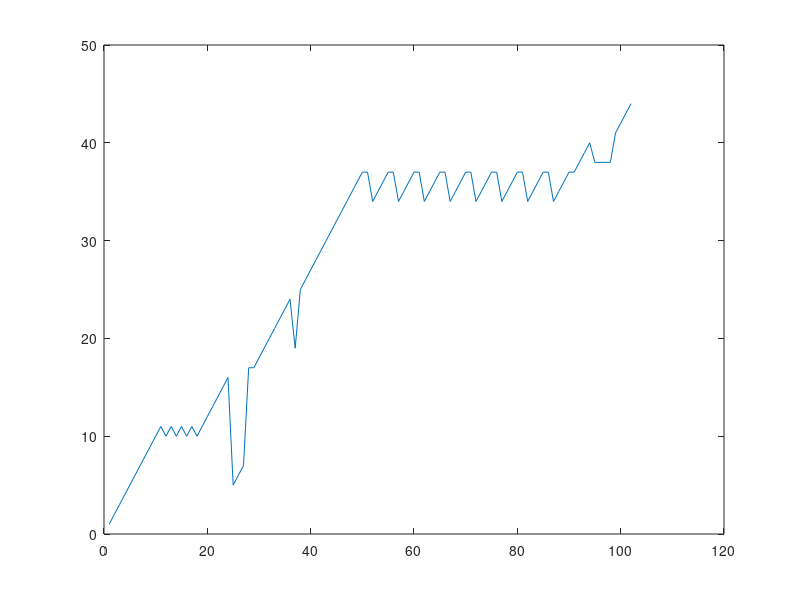
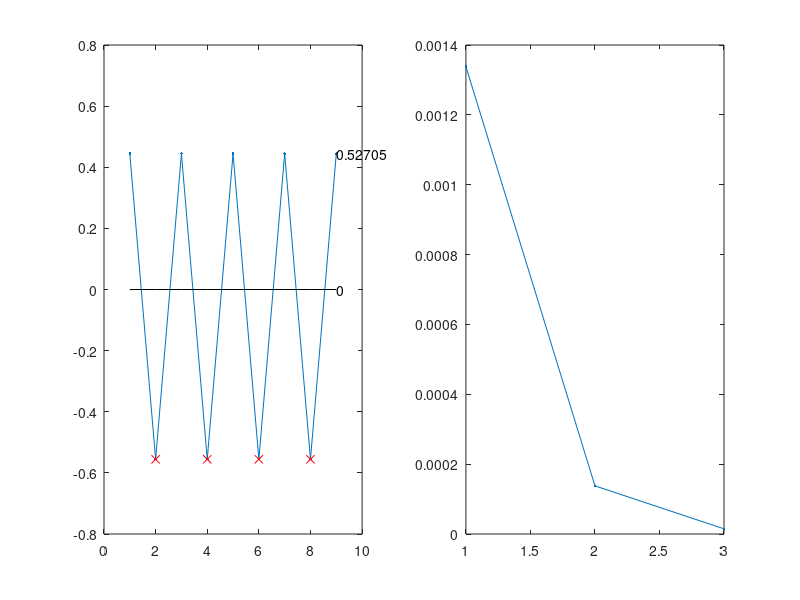
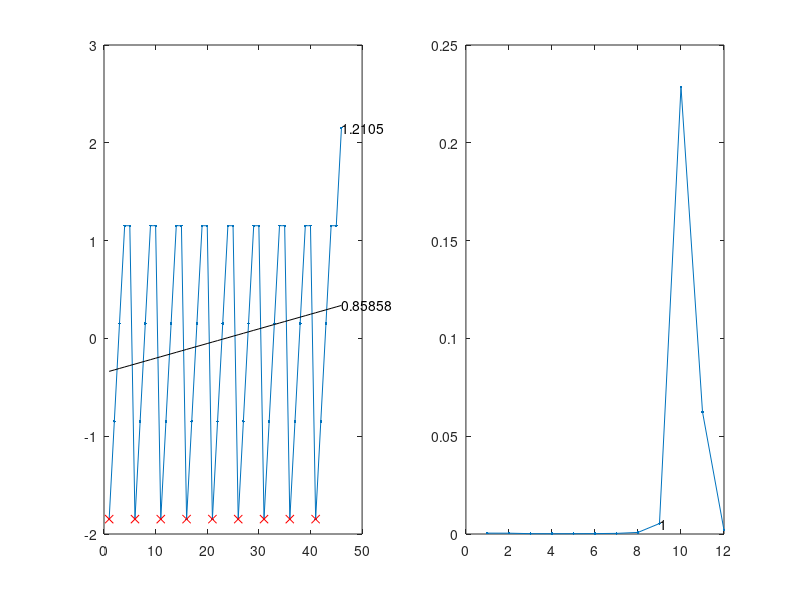
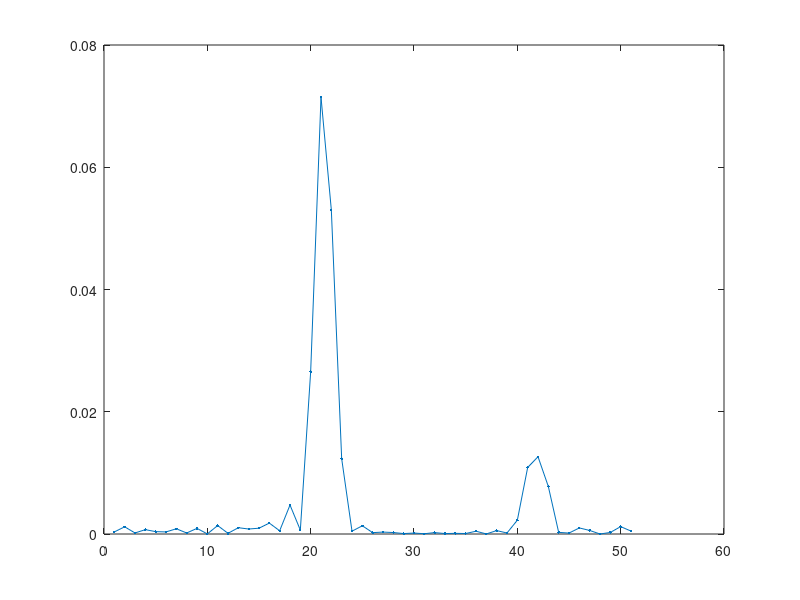

MATLAB code to generate these figures, in order:
clc;
clear all;
close all;
pkg load signal;

function t = transform(sig)
	size = length(sig);
	lowpass(1:size) = 1/size;
	%lowpass(ceil(size/8):size)=0;
	
	sig = real(ifft(fft(sig).*lowpass));
	
	sig = sig .* welchwin(length(sig),"periodic")';
	t=abs(fft(sig)).^2;
end

function a = linearReg(sig)
	l = length(sig);
	x = [1:l]';
	y = sig';
	X = [ones(l,1) x];
	a = (pinv(X'*X))*X'*y;
end

function p = symfil(sig,f)
	p{1}=[1 length(sig)];
	[a,b] = hist(sig,unique(sig));
	
	c = find(a<=f);
	z = zeros(length(sig),1);
	for i=1:length(sig)
		if sum(c==sig(i))!=0
			z(i)=1;
		end
	end

	s=1;e=1;c=0;j=1;
	for i=1:length(sig)
		if c==0
			s=s+1;
			if z(i)==0
				c=1;
				e=s;
			end
		end
		if c==1 
			if z(i)==0
				e=e+1;
			else
				e=i-1;
				if e-s > 3
					reg = sig(s:e); %-mean(sig(s:e)); %regiao 
					alphabet=unique(reg); % alfabeto da regiao
					if j>1
						if length(intersect(alphabet,ab{j-1})) > 0
							p{j-1}(2)=e;
							r{j-1}= sig(p{j-1}(1):e); %-mean(sig(p{j-1}(1):e));
							ab{j-1}=union(ab{j-1},alphabet);
							c=0;
							s=i;
							printf("merge r{%d} + r{%d} [%d %d]\n",j-1,j,p{j-1}(1),p{j-1}(2));
							continue;
						end
					end
					r{j}= reg;
					p{j}=[s e]; %posicao original 
					ab{j}=alphabet;
					j=j+1;
				end
				c=0;
				s=i;
			end
		end
	end
end

function [p,d] = findPeaks(s)
	size = length(s);
	
	q = s;
	%q(find(q<0))=-1;
	%q(find(q>0))=+1;
	
	d1 = diff(q,1);
	d1 = d1<0;
	d1 = d1.* s(2:size);
	p = find(d1<0);
	d = d1(p);
	p = p+1;
	
	p = find(s<0);
	d = s(p);
end

function v=score(p,d,s,f)
	size = length(s);
	candidates = unique(d);
	printf("\n");
	maxScore = -Inf;
	v=-Inf;
	
	while length(candidates) > 0
		value = min(candidates);
		candidates = setdiff(candidates,value);
		pos = find(d==value);
		reccount = length(pos);
		if reccount>1
			recsize = diff(p(pos));
			dev=std(recsize);
			m=mean(recsize);
			%coverage=((p(pos(length(pos)))-p(pos(1)))/size);%-coefVar;
			regionCoverage = min([m*reccount/size 1]);
			rcountRatio = (min([reccount size/m])/max([reccount size/m]));
			if dev>1
				rsizeRatio = (min([m/dev f])/max([m/dev f]));
			else
				rsizeRatio = (min([m f])/max([m f]));
			end
			tpcRatio = abs(value)/max(abs(s));
			scr = (regionCoverage+rcountRatio+rsizeRatio+tpcRatio)/4;
			if scr > maxScore
				maxScore = scr;
				v=value;
			end
			printf("value=%.2f, cov=%.2f, #=%.2f, size=%.2f, t=%.2f, s=%.4f - %d\n",value,regionCoverage,rcountRatio,rsizeRatio,tpcRatio,scr,f);
		end
	end
end

function q = reencode(s)
	setCodes = unique(s);
	
	pos = 1; n=1;
	while pos<=length(s)
		if find(setCodes==s(pos))
			c{s(pos)}=n;
			setCodes = setdiff(setCodes,s(pos));
			q(pos)=n;
			n=n+1;
		else
			q(pos)=c{s(pos)};
		end
		pos = pos+1;
	end
	q = s;
end

signal=[1,2,3,4,5,6,7,8,9,10,11,10,11,10,11,10,11,10,11,12,13,14,15,16,5,6,7,17,17,18,19,20,21,22,23,24,19,25,26,27,28,29,30,31,32,33,34,35,36,37,37,34,35,36,37,37,34,35,36,37,37,34,35,36,37,37,34,35,36,37,37,34,35,36,37,37,34,35,36,37,37,34,35,36,37,37,34,35,36,37,37,38,39,40,38,38,38,38,41,42,43,44];

figure; plot(signal);

p = symfil(signal,2);

sig(1:length(signal))=0;
for i=1:length(p)
	r{i} = reencode(signal(p{i}(1):p{i}(2)));
	r{i} = r{i} - mean(r{i});
	sig(p{i}(1):p{i}(2)) = r{i};

	l{i} = linearReg(r{i});
	ffts{i}=transform(r{i});

	angle = atand(abs(l{i}(2)));

	if angle < 5
		figure; hold on; 

		size = length(r{i});
		Sdiv2 = ceil(size/4);
		pos = find( ffts{i}(3:Sdiv2-1)==max(ffts{i}(3:Sdiv2-1)) );
		if length(pos > 1)
			pos=pos(1);
			plotPeriod=1;
		else
			plotPeriod=0;
		end
		period = 1;%round(size / pos);
		
		subplot(1,2,1);
		plot(1:size,r{i},'.-'); hold on;
		text(size,max(r{i}),num2str(std(r{i})));
		
		[peaks,d1] = findPeaks(r{i});
		value=score(peaks,d1,r{i},period);
		if value!=-Inf
			plot(find(r{i}==value),r{i}(find(r{i}==value)),'rx');
		end
		%plot(3:size,diff(r{i},2),'g');
		
		plot(1:size,(l{i}(2).*[1:size]) + l{i}(1),'k');
		text(size,(l{i}(2).*size) + l{i}(1),num2str(angle));
		
		subplot(1,2,2);
		plot(1:Sdiv2,ffts{i}(1:Sdiv2),'.-');
		if plotPeriod==1
			text(pos+1,ffts{i}(pos+1),num2str(period));
		end
	end
end
signal = sig;
%----

signal = signal-mean(signal);
len = length(signal);

figure;
plot(transform(signal)(1:round(len/2)),'.-'); figure;
plot(signal); hold;
return;
